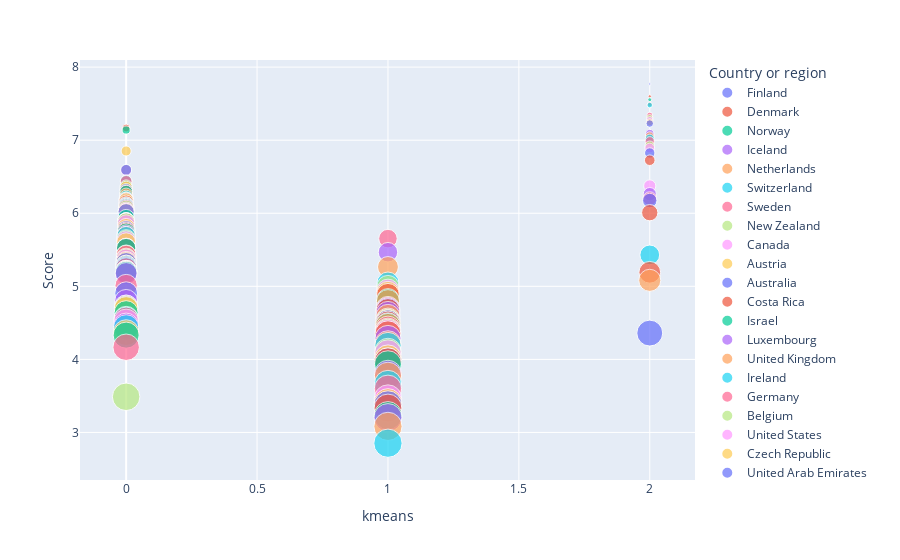

The cell this chart's notebook holds for it:
### Code cell
create_scatter(df_scaled, 'kmeans', "Score")
